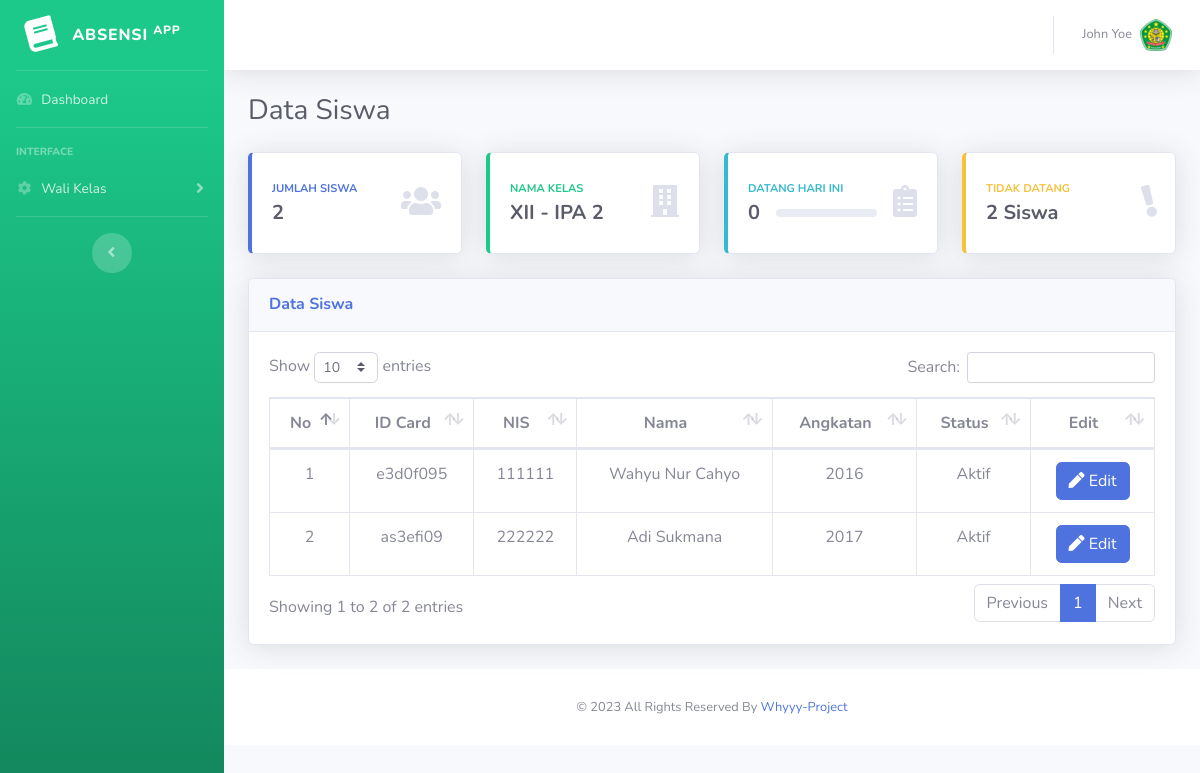
The page /?hlm=wali (signed in) on the database as committed earlier.
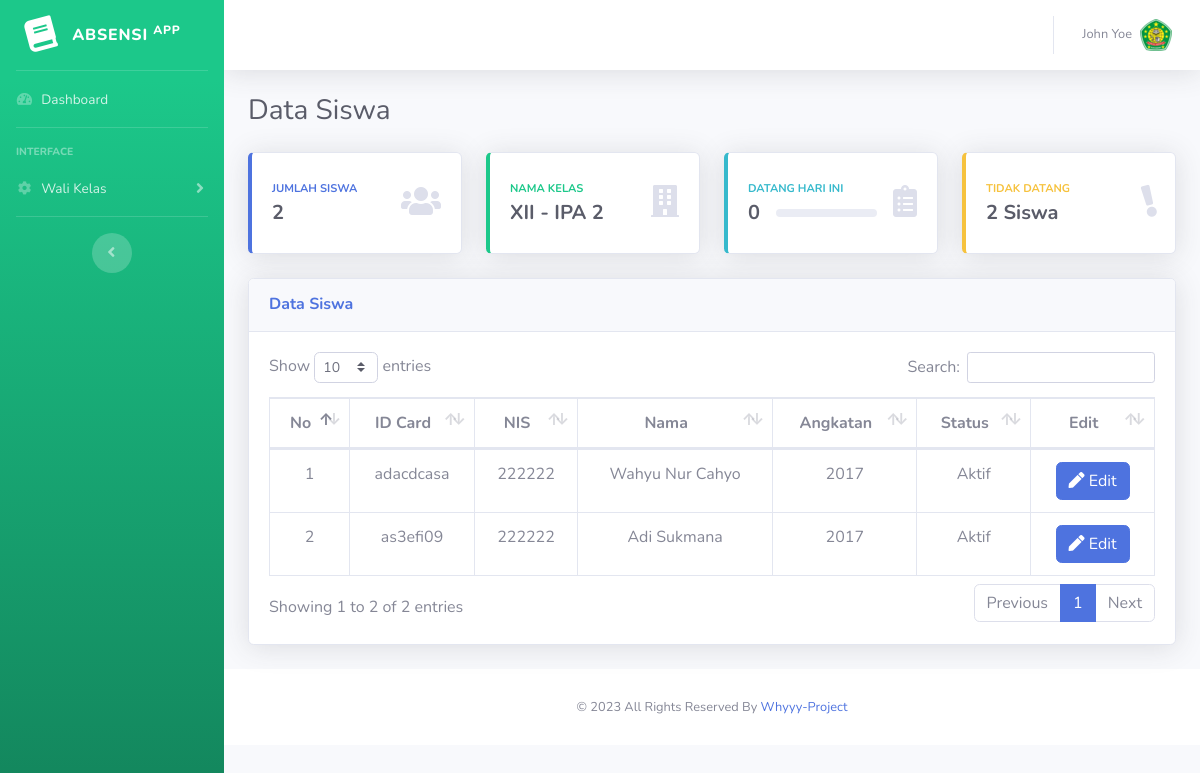
The same page on the database as committed later.
### tables this page shows
CREATE TABLE `tb_siswa` (
  `id_siswa` int(11) NOT NULL,
  `uuid` varchar(255) NOT NULL,
  `id_kelas` int(11) NOT NULL,
  `nis` varchar(255) DEFAULT NULL,
  `nama_siswa` varchar(255) NOT NULL,
  `angkatan` varchar(255) NOT NULL,
  `status` enum('1','0') NOT NULL,
  `created_at` datetime NOT NULL,
  `updated_at` datetime NOT NULL
);

### query/guru/dashboard.php (called while the page is built, shortened)
<?php
$idKariyawan = $_SESSION['id'];
$qry_siswa = mysqli_query($db, "SELECT * FROM `tb_siswa` LEFT JOIN tb_kelas ON tb_siswa.id_kelas = tb_kelas.id_kelas WHERE tb_kelas.id_kariyawan = $idKariyawan AND tb_siswa.status = 1;");

### public/view/layouts/guru/wali_kelas.php (the view, shortened to what this page needs)
<?php
include "public/view/layouts/header.php";
include "public/view/partials/guru/sidebar.php";
include "public/view/partials/guru/wrapper.php";
?>
<div class="container-fluid">
    <div class="d-sm-flex align-items-center justify-content-between mb-4">
        <h1 class="h3 mb-0 text-gray-800">Data Siswa</h1>
    </div>
    <div class="row">
        <?php
        include "query/guru/dashboard.php";
        include "public/view/layouts/guru/top-content.php"; ?>
        <div class="col-xl-12 col-lg-12">
            <div class="card shadow mb-4">
                <div class="card-header py-3 d-flex flex-row align-items-center justify-content-between">
                    <h6 class="m-0 font-weight-bold text-primary">Data Siswa</h6>
                </div>
                <div class="card-body">
                    <div class="table-responsive">
                        <table class="table table-bordered" id="dataTable" width="100%" cellspacing="0">
                            <thead>
                                <tr class="text-center">
                                    <th>No</th>
                                    <th>ID Card</th>
                                    <th>NIS</th>
                                    <th>Nama</th>
                                    <th>Angkatan</th>
                                    <th>Status</th>
                                    <th>Edit</th>
                                </tr>
                            </thead>
                            <tbody>
                                <?php $no = 1 ?>
                                <?php foreach ($qry_siswa as $siswa) : ?>
                                    <tr class="text-center">
                                        <td><?= $no;
                                            $no++ ?></td>
                                        <td><?= $siswa['uuid'] ?></td>
                                        <td><?= $siswa['nis'] ?></td>
                                        <td><?= $siswa['nama_siswa'] ?></td>
                                        <td><?= $siswa['angkatan'] ?></td>
                                        <td><?= $siswa['status'] == 1 ? "Aktif" : "Tidak Aktif" ?></td>
                                        <td class="text-center"><a href="#" class="btn btn-primary"><i class="fas fa-pen"></i> Edit</a></td>
                                    </tr>
                                <?php endforeach; ?>
                            </tbody>
                        </table>
                    </div>
                </div>
            </div>
        </div>
    </div>
</div>
<?php
include "public/view/layouts/footer.php";
?>

Rows that differ between the two databases and show on the page:
changed tb_siswa "Wahyu Nur Cahyo": uuid "e3d0f095" → "adacdcasa"; nis "111111" → "222222"; angkatan "2016" → "2017"
